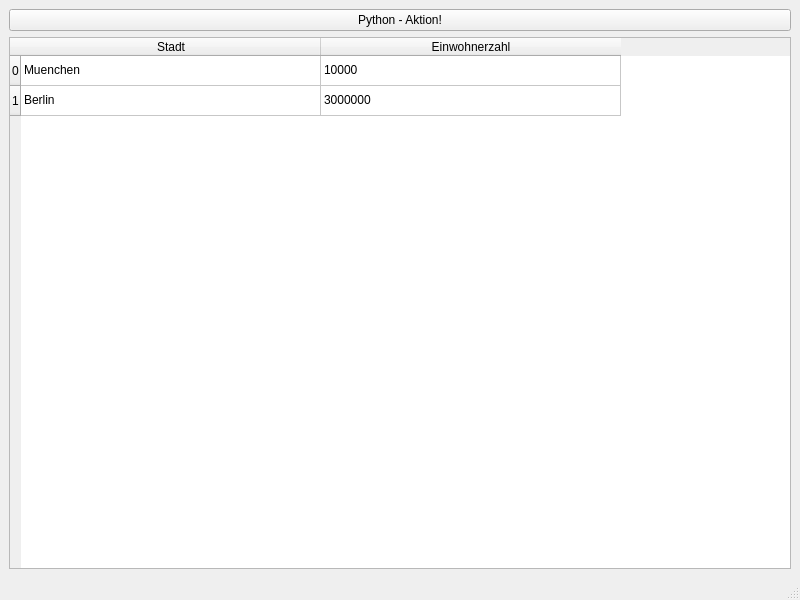
<?xml version="1.0" encoding="UTF-8"?>
<ui version="4.0">
 <class>MainWindow</class>
 <widget class="QMainWindow" name="MainWindow">
  <property name="geometry">
   <rect>
    <x>0</x>
    <y>0</y>
    <width>800</width>
    <height>600</height>
   </rect>
  </property>
  <property name="windowTitle">
   <string>MainWindow</string>
  </property>
  <widget class="QWidget" name="centralwidget">
   <layout class="QGridLayout" name="gridLayout">
    <item row="1" column="0">
     <widget class="QTableWidget" name="tableWidget">
      <attribute name="horizontalHeaderDefaultSectionSize">
       <number>300</number>
      </attribute>
      <attribute name="horizontalHeaderShowSortIndicator" stdset="0">
       <bool>false</bool>
      </attribute>
      <attribute name="horizontalHeaderStretchLastSection">
       <bool>false</bool>
      </attribute>
      <attribute name="verticalHeaderShowSortIndicator" stdset="0">
       <bool>false</bool>
      </attribute>
      <attribute name="verticalHeaderStretchLastSection">
       <bool>false</bool>
      </attribute>
      <row>
       <property name="text">
        <string>0</string>
       </property>
      </row>
      <row>
       <property name="text">
        <string>1</string>
       </property>
      </row>
      <column>
       <property name="text">
        <string>Stadt</string>
       </property>
      </column>
      <column>
       <property name="text">
        <string>Einwohnerzahl</string>
       </property>
      </column>
      <item row="0" column="0">
       <property name="text">
        <string>Muenchen</string>
       </property>
      </item>
      <item row="0" column="1">
       <property name="text">
        <string>10000</string>
       </property>
      </item>
      <item row="1" column="0">
       <property name="text">
        <string>Berlin</string>
       </property>
      </item>
      <item row="1" column="1">
       <property name="text">
        <string>3000000</string>
       </property>
      </item>
     </widget>
    </item>
    <item row="0" column="0">
     <widget class="QPushButton" name="pushButton">
      <property name="text">
       <string>Python - Aktion!</string>
      </property>
     </widget>
    </item>
   </layout>
  </widget>
  <widget class="QMenuBar" name="menubar">
   <property name="geometry">
    <rect>
     <x>0</x>
     <y>0</y>
     <width>800</width>
     <height>26</height>
    </rect>
   </property>
  </widget>
  <widget class="QStatusBar" name="statusbar"/>
 </widget>
 <resources/>
 <connections/>
</ui>
